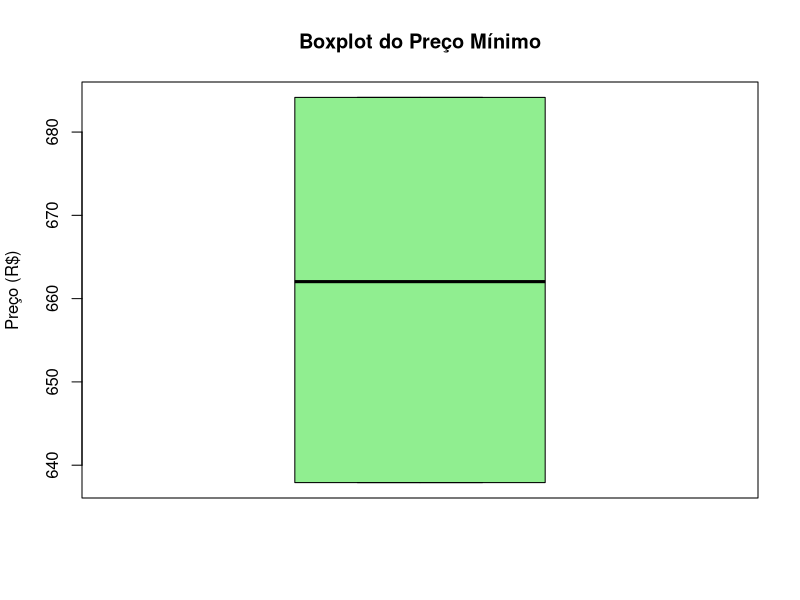

The R script that drew this image:
# LucasHidekiOliveiraKoyama_RM566925_fase2_cap7
# Instala o pacote se não estiver instalado
if (!requireNamespace("readxl", quietly = TRUE)) {
  install.packages("readxl")
}

# Carrega o pacote
library(readxl)

# Ler o arquivo Excel
dados <- read_excel("base de dados.xlsx")
head(dados)

# Selecionar a variável quantitativa
preco <- dados$`Preço Mínimo`

# -------------------------------
# Medidas de Tendência Central
# -------------------------------
cat("\n--- Medidas de Tendência Central ---\n")
cat("Média:", mean(preco), "\n")
cat("Mediana:", median(preco), "\n")

# -------------------------------
# Medidas de Dispersão
# -------------------------------
cat("\n--- Medidas de Dispersão ---\n")
cat("Valor mínimo:", min(preco), "\n")
cat("Valor máximo:", max(preco), "\n")
cat("Amplitude total:", diff(range(preco)), "\n")

# -------------------------------
# Medidas Separatrizes
# -------------------------------
cat("\n--- Medidas Separatrizes ---\n")
cat("Quartis:\n")
print(quantile(preco, probs = c(0.25, 0.5, 0.75)))
cat("\nDecis:\n")
print(quantile(preco, probs = seq(0.1, 0.9, 0.1)))

# -------------------------------
# Análise Gráfica
# -------------------------------
cat("\n--- Análise Gráfica ---\n")
boxplot(preco, 
        main = "Boxplot do Preço Mínimo",
        ylab = "Preço (R$)", 
        col = "lightgreen")
